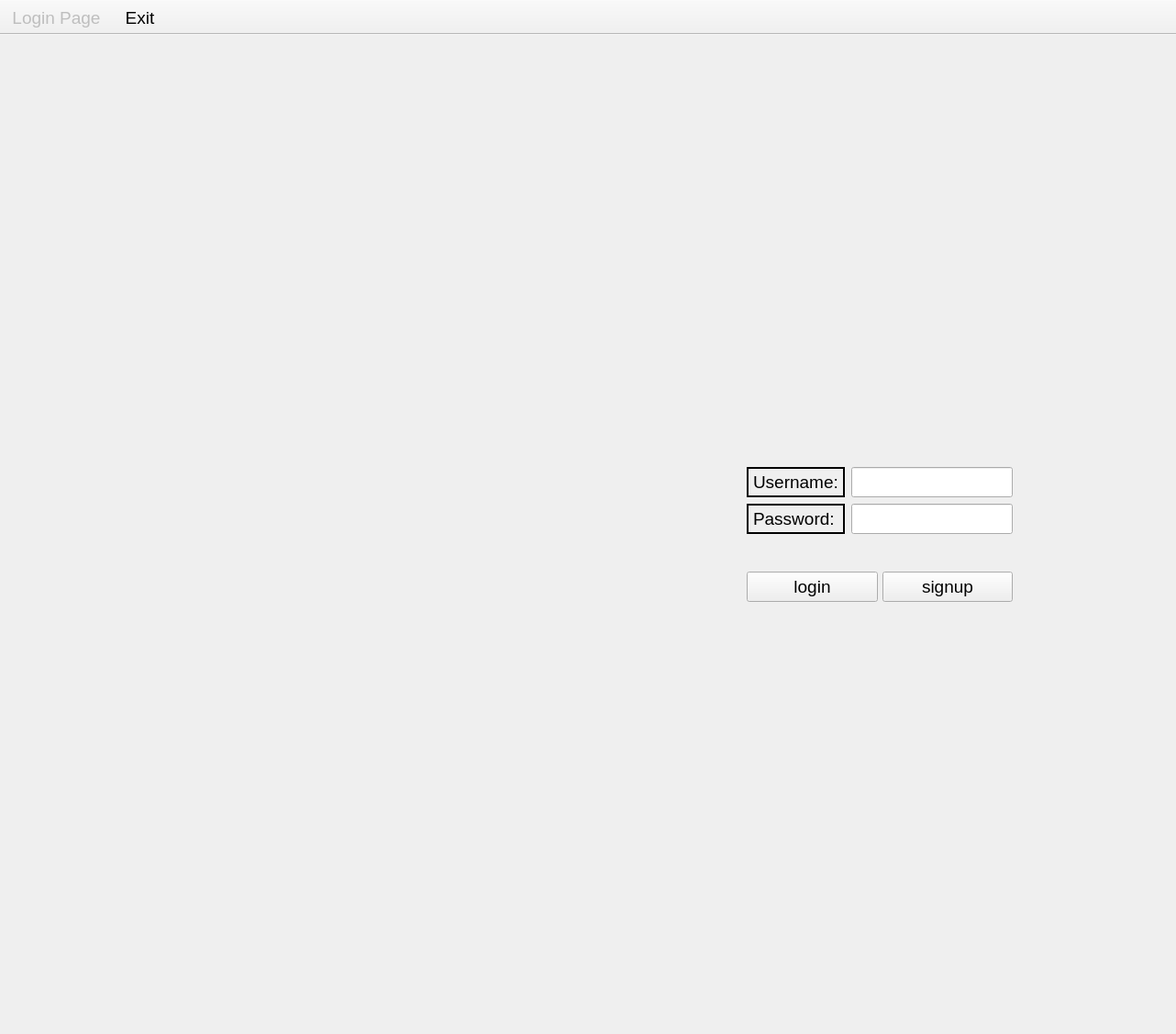
<?xml version="1.0" encoding="UTF-8"?>
<ui version="4.0">
 <class>Digikala</class>
 <widget class="QMainWindow" name="Digikala">
  <property name="geometry">
   <rect>
    <x>0</x>
    <y>0</y>
    <width>1282</width>
    <height>1127</height>
   </rect>
  </property>
  <property name="font">
   <font>
    <pointsize>14</pointsize>
   </font>
  </property>
  <property name="windowTitle">
   <string>Digikala</string>
  </property>
  <widget class="QWidget" name="centralwidget">
   <layout class="QHBoxLayout" name="horizontalLayout_5">
    <item>
     <layout class="QVBoxLayout" name="verticalLayout_5">
      <item>
       <spacer name="verticalSpacer">
        <property name="orientation">
         <enum>Qt::Vertical</enum>
        </property>
        <property name="sizeHint" stdset="0">
         <size>
          <width>20</width>
          <height>40</height>
         </size>
        </property>
       </spacer>
      </item>
      <item>
       <layout class="QHBoxLayout" name="horizontalLayout_3">
        <item>
         <spacer name="horizontalSpacer">
          <property name="orientation">
           <enum>Qt::Horizontal</enum>
          </property>
          <property name="sizeHint" stdset="0">
           <size>
            <width>40</width>
            <height>20</height>
           </size>
          </property>
         </spacer>
        </item>
        <item>
         <widget class="QLabel" name="logo">
          <property name="sizePolicy">
           <sizepolicy hsizetype="MinimumExpanding" vsizetype="MinimumExpanding">
            <horstretch>0</horstretch>
            <verstretch>0</verstretch>
           </sizepolicy>
          </property>
          <property name="maximumSize">
           <size>
            <width>700</width>
            <height>700</height>
           </size>
          </property>
          <property name="text">
           <string/>
          </property>
          <property name="pixmap">
           <pixmap resource="qdarkstyle/style.qrc">:/images/digikala-logo.png</pixmap>
          </property>
          <property name="scaledContents">
           <bool>true</bool>
          </property>
         </widget>
        </item>
       </layout>
      </item>
      <item>
       <spacer name="verticalSpacer_4">
        <property name="orientation">
         <enum>Qt::Vertical</enum>
        </property>
        <property name="sizeHint" stdset="0">
         <size>
          <width>20</width>
          <height>40</height>
         </size>
        </property>
       </spacer>
      </item>
     </layout>
    </item>
    <item>
     <layout class="QHBoxLayout" name="horizontalLayout_4">
      <item>
       <spacer name="horizontalSpacer_3">
        <property name="orientation">
         <enum>Qt::Horizontal</enum>
        </property>
        <property name="sizeHint" stdset="0">
         <size>
          <width>40</width>
          <height>20</height>
         </size>
        </property>
       </spacer>
      </item>
      <item>
       <layout class="QVBoxLayout" name="verticalLayout_4">
        <item>
         <spacer name="verticalSpacer_2">
          <property name="orientation">
           <enum>Qt::Vertical</enum>
          </property>
          <property name="sizeHint" stdset="0">
           <size>
            <width>20</width>
            <height>40</height>
           </size>
          </property>
         </spacer>
        </item>
        <item>
         <layout class="QVBoxLayout" name="verticalLayout_3">
          <property name="spacing">
           <number>41</number>
          </property>
          <item>
           <layout class="QHBoxLayout" name="horizontalLayout">
            <property name="spacing">
             <number>7</number>
            </property>
            <item>
             <layout class="QVBoxLayout" name="verticalLayout">
              <item>
               <widget class="QLabel" name="label_2">
                <property name="minimumSize">
                 <size>
                  <width>0</width>
                  <height>33</height>
                 </size>
                </property>
                <property name="font">
                 <font>
                  <pointsize>14</pointsize>
                 </font>
                </property>
                <property name="frameShape">
                 <enum>QFrame::WinPanel</enum>
                </property>
                <property name="text">
                 <string>Username:</string>
                </property>
               </widget>
              </item>
              <item>
               <widget class="QLabel" name="label_3">
                <property name="minimumSize">
                 <size>
                  <width>0</width>
                  <height>33</height>
                 </size>
                </property>
                <property name="font">
                 <font>
                  <pointsize>14</pointsize>
                 </font>
                </property>
                <property name="frameShape">
                 <enum>QFrame::WinPanel</enum>
                </property>
                <property name="text">
                 <string>Password:</string>
                </property>
               </widget>
              </item>
             </layout>
            </item>
            <item>
             <layout class="QVBoxLayout" name="verticalLayout_2">
              <item>
               <widget class="QLineEdit" name="lineEdit">
                <property name="sizePolicy">
                 <sizepolicy hsizetype="Preferred" vsizetype="Fixed">
                  <horstretch>0</horstretch>
                  <verstretch>0</verstretch>
                 </sizepolicy>
                </property>
                <property name="minimumSize">
                 <size>
                  <width>0</width>
                  <height>33</height>
                 </size>
                </property>
                <property name="font">
                 <font>
                  <pointsize>14</pointsize>
                 </font>
                </property>
               </widget>
              </item>
              <item>
               <widget class="QLineEdit" name="lineEdit_2">
                <property name="sizePolicy">
                 <sizepolicy hsizetype="Preferred" vsizetype="Fixed">
                  <horstretch>0</horstretch>
                  <verstretch>0</verstretch>
                 </sizepolicy>
                </property>
                <property name="minimumSize">
                 <size>
                  <width>0</width>
                  <height>33</height>
                 </size>
                </property>
                <property name="font">
                 <font>
                  <pointsize>14</pointsize>
                 </font>
                </property>
               </widget>
              </item>
             </layout>
            </item>
           </layout>
          </item>
          <item>
           <layout class="QHBoxLayout" name="horizontalLayout_2">
            <property name="spacing">
             <number>5</number>
            </property>
            <item>
             <widget class="QPushButton" name="pushButton">
              <property name="sizePolicy">
               <sizepolicy hsizetype="Preferred" vsizetype="Fixed">
                <horstretch>0</horstretch>
                <verstretch>0</verstretch>
               </sizepolicy>
              </property>
              <property name="minimumSize">
               <size>
                <width>0</width>
                <height>33</height>
               </size>
              </property>
              <property name="font">
               <font>
                <pointsize>14</pointsize>
               </font>
              </property>
              <property name="text">
               <string>login</string>
              </property>
             </widget>
            </item>
            <item>
             <widget class="QPushButton" name="pushButton_2">
              <property name="sizePolicy">
               <sizepolicy hsizetype="Preferred" vsizetype="Fixed">
                <horstretch>0</horstretch>
                <verstretch>0</verstretch>
               </sizepolicy>
              </property>
              <property name="minimumSize">
               <size>
                <width>0</width>
                <height>33</height>
               </size>
              </property>
              <property name="font">
               <font>
                <pointsize>14</pointsize>
               </font>
              </property>
              <property name="text">
               <string>signup</string>
              </property>
             </widget>
            </item>
           </layout>
          </item>
         </layout>
        </item>
        <item>
         <spacer name="verticalSpacer_3">
          <property name="orientation">
           <enum>Qt::Vertical</enum>
          </property>
          <property name="sizeHint" stdset="0">
           <size>
            <width>20</width>
            <height>40</height>
           </size>
          </property>
         </spacer>
        </item>
       </layout>
      </item>
      <item>
       <spacer name="horizontalSpacer_4">
        <property name="orientation">
         <enum>Qt::Horizontal</enum>
        </property>
        <property name="sizeHint" stdset="0">
         <size>
          <width>40</width>
          <height>20</height>
         </size>
        </property>
       </spacer>
      </item>
     </layout>
    </item>
   </layout>
  </widget>
  <widget class="QToolBar" name="mainToolbar">
   <property name="enabled">
    <bool>false</bool>
   </property>
   <property name="minimumSize">
    <size>
     <width>0</width>
     <height>0</height>
    </size>
   </property>
   <property name="font">
    <font>
     <pointsize>14</pointsize>
    </font>
   </property>
   <property name="windowTitle">
    <string>toolBar</string>
   </property>
   <property name="movable">
    <bool>false</bool>
   </property>
   <property name="toolButtonStyle">
    <enum>Qt::ToolButtonTextBesideIcon</enum>
   </property>
   <property name="floatable">
    <bool>false</bool>
   </property>
   <attribute name="toolBarArea">
    <enum>TopToolBarArea</enum>
   </attribute>
   <attribute name="toolBarBreak">
    <bool>false</bool>
   </attribute>
   <addaction name="actionLogin_Page"/>
  </widget>
  <widget class="QToolBar" name="toolBar">
   <property name="minimumSize">
    <size>
     <width>0</width>
     <height>0</height>
    </size>
   </property>
   <property name="font">
    <font>
     <pointsize>14</pointsize>
    </font>
   </property>
   <property name="windowTitle">
    <string>toolBar</string>
   </property>
   <property name="movable">
    <bool>false</bool>
   </property>
   <property name="toolButtonStyle">
    <enum>Qt::ToolButtonTextBesideIcon</enum>
   </property>
   <property name="floatable">
    <bool>false</bool>
   </property>
   <attribute name="toolBarArea">
    <enum>TopToolBarArea</enum>
   </attribute>
   <attribute name="toolBarBreak">
    <bool>false</bool>
   </attribute>
   <addaction name="actionExit"/>
  </widget>
  <action name="actionLogin_Page">
   <property name="text">
    <string>Login Page</string>
   </property>
  </action>
  <action name="actionExit">
   <property name="text">
    <string>Exit</string>
   </property>
  </action>
 </widget>
 <resources>
  <include location="qdarkstyle/style.qrc"/>
 </resources>
 <connections/>
</ui>
